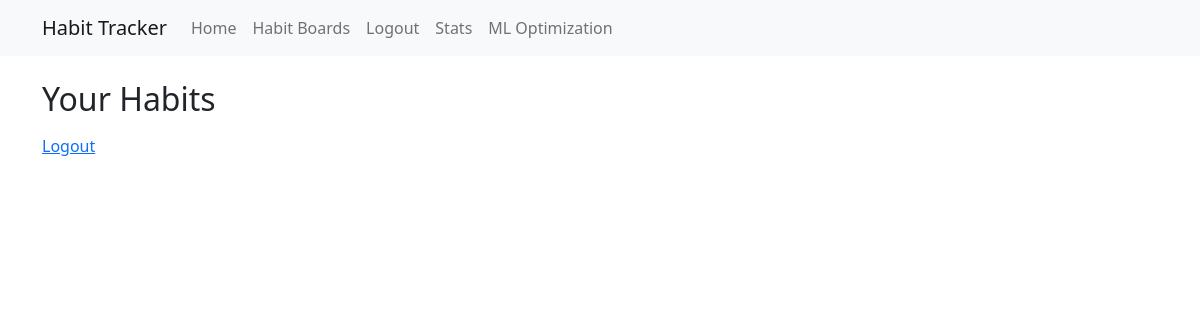
/ (signed in), run on an earlier commit of the app's database.
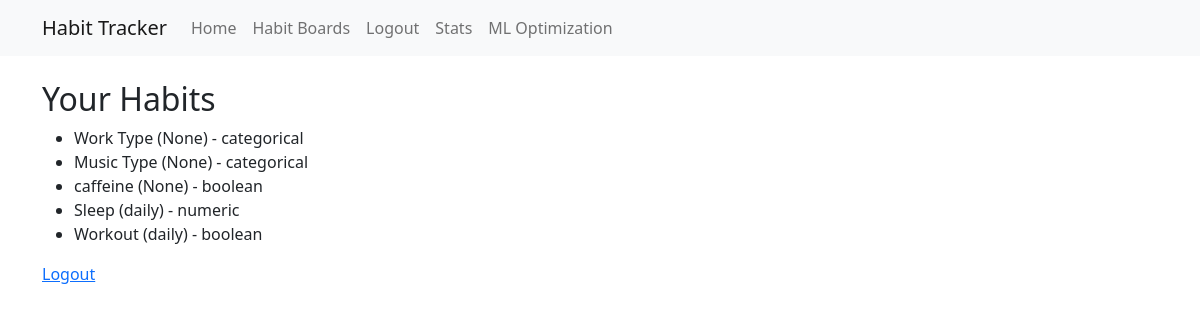
And on a later commit of the database.
### tables this page shows
CREATE TABLE habits (
    id INTEGER PRIMARY KEY AUTOINCREMENT,
    user_id INTEGER NOT NULL,
    board_id INTEGER NOT NULL,
    name TEXT NOT NULL,
    description TEXT,
    frequency TEXT, -- can be NULL for batch habits
    variable_type TEXT NOT NULL CHECK(variable_type IN ('boolean', 'numeric', 'categorical')),
    created TIMESTAMP NOT NULL DEFAULT CURRENT_TIMESTAMP,
    FOREIGN KEY (user_id) REFERENCES users (id),
    FOREIGN KEY (board_id) REFERENCES habit_boards (id)
);

### app.py (the view)
@app.route('/')
@login_required
def index():
    conn = get_db_connection()
    habits = conn.execute('SELECT * FROM habits WHERE user_id = ?', (session['user_id'],)).fetchall()
    conn.close()
    return render_template('index.html', habits=habits)

### app.py (called while the page is built)
def get_db_connection():
    conn = sqlite3.connect('habits.db')
    conn.row_factory = sqlite3.Row
    return conn

def login_required(f):
    @wraps(f)
    def decorated_function(*args, **kwargs):
        if 'user_id' not in session:
            return redirect(url_for('login'))
        return f(*args, **kwargs)
    return decorated_function

### templates/index.html
{% extends "base.html" %}
{% block content %}
<h2>Your Habits</h2>
<ul>
{% for habit in habits %}
    <li>{{ habit['name'] }} ({{ habit['frequency'] }}) - {{ habit['variable_type'] }}</li>
{% endfor %}
</ul>
<a href="{{ url_for('logout') }}">Logout</a>
{% endblock %}

What changed in the data, as far as the page shows it:
added habits: name "Work Type", frequency "None", variable_type "categorical"
added habits: name "Music Type", frequency "None", variable_type "categorical"
added habits: name "caffeine", frequency "None", variable_type "boolean"
added habits: name "Sleep", frequency "daily", variable_type "numeric"
added habits: name "Workout", frequency "daily", variable_type "boolean"
